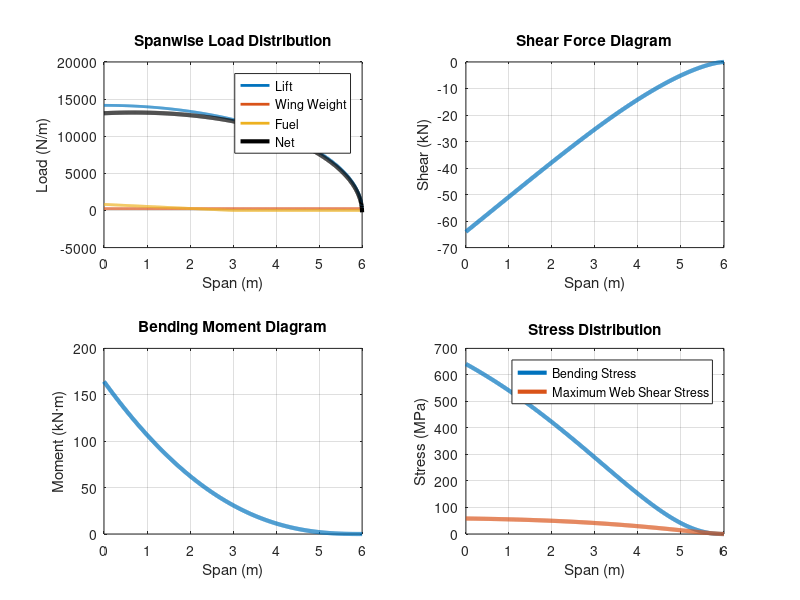
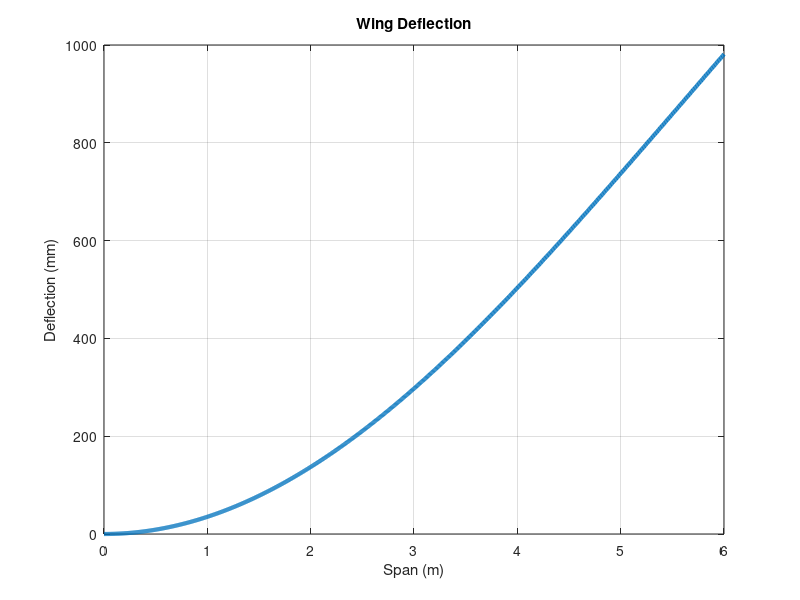

Reproduce these figures in MATLAB, in order.
%% =======================================================================
% Wing Spar Structural Analysis and Weight Optimization MATLAB Model
% ========================================================================
%
% Purpose: This model performs a structural analysis of a semi-span
% aircraft wing spar that has been subjected to maneuver loading. My
% objective is to estimate internal loads, stresses, deflections, and
% factors of saftey based on theory learned in MECHENG 211: Introduction 
% to Solid Mechanics, prior to CAD modeling and Finite Element Analysis.
%
% ========================================================================
%
% Project Assumptions: Before performing the analysis, several simplifying 
% assumptions are made to keep the problem manageable while still 
% capturing the primary structural behavior of the wing spar.
%
% 1. The aircraft wing is modeled as a cantilever beam fixed at
% the fuselage and free at the wing tip.
%
% 2. Only one half of the wing is analyzed since the aircraft is
% assumed to be symmetric.
%
% 3. Lift is modeled using an ideal elliptical distribution,
% which is commonly used as a first approximation for wing
% loading.
%
% 4. The aircraft is evaluated using a certification-style maneuver case.
% A 2.5g limit load factor is used and multiplied by 1.5 to obtain the
% corresponding 3.75g ultimate load condition.
%
% 5. Wing structural weight is assumed to be uniformly
% distributed along the span.
%
% 6. Fuel weight is assumed to be uniformly distributed within
% the inboard fuel tank region.
%
% 7. The spar is represented as a tapered I-beam with dimensions
% that vary linearly from the root to the tip.
%
% 8. Material properties are assumed to be constant throughout
% the structure and correspond to 7075-T6 aluminum.
%
% 9. Euler-Bernoulli beam theory is used, meaning that shear
% deformation effects are neglected and plane sections remain
% plane after bending.
%
% 10. The analysis assumes linear elastic behavior and does not
% account for plastic deformation.
%
% 11. Stress concentrations caused by fasteners, joints,
% cutouts, and manufacturing details are not included in the
% analytical calculations. These effects would be examined
% later using finite element analysis.
%
% 12. Dynamic effects, aeroelastic effects, fatigue, buckling,
% and vibration are outside the scope of this project.
% 
% MATLAB Methods Used:
%   - linspace() → discretization of continuous span
%   - cumtrapz() → numerical integration (trapezoidal rule)
%   - flip() → reverse integration direction (tip → root)
%   - element-wise operators (.* ./ .^) for vectorized computation
%
% Author: Elias Patel
% ========================================================================

clear
clc
close all

% Aircraft Parameters
% ------------------------

% Gravity converts mass into force F = mg
g = 9.81; % m/s^2

% One wing is being analyzed due to symetry.
halfSpan = 6.0; % m

%
grossWeight_lb = 4000; % lb
grossWeight = grossWeight_lb*4.44822; % N

% The 2.5g limit load is increased by a 1.5 Factor of Saftey to obtain our
% ultimate loading condition for our sizing.
limitLoadFactor = 2.5;
ultimateFactor = 1.5;

loadFactor = limitLoadFactor*ultimateFactor;   % 3.75 g

% Lift required to balance aircraft weight under load factor. 
ultimateLift = grossWeight*loadFactor;

% Span discretization for numerical integration for discrete approximation.
N = 1000;
y = linspace(0,halfSpan,N); % m

% Loading Distribution Calculations
% --------------------------------------

% Eliptical Lift Distribution which is derived from Prandtl lifting
% line theory (minimum drag inducing case).
%
% q(y) = q0 * sqrt(1 - (y/L)^2)
q0 = (4*ultimateLift)/(pi*halfSpan); % N/m
liftDistribution = q0*sqrt(1-(y/halfSpan).^2); % N/m

% Wing structual weight with simplified uniform distribution.
wingMass = 150; % kg
wingWeightPerMeter = wingMass*g/halfSpan; % kg/m
wingWeightDistribution = wingWeightPerMeter*ones(size(y)); % N/m

% Fuel weight distribution is approximated as a triangle, which places a
% larger fraction of the fuel load near the fuselage, which is intended as
% a conservative representation as fuel stored preferably inboard, rather
% than sloshing behavior.
fuelMass = 250; % kg
fuelTankLength = 3.0; % m

fuelDistribution = zeros(size(y)); % N/m
fuelDistribution(y <= fuelTankLength) = (fuelMass*g/fuelTankLength) .* (1 - y(y <= fuelTankLength)/fuelTankLength);% N/m

% Net loading will be the total upward force minus the total downward force
% at every vectorized position.
distNet = liftDistribution - wingWeightDistribution - fuelDistribution; % N/m

% Loading Disribution Visualization 

figure

subplot(2, 2, 1);
plot(y,liftDistribution,'LineWidth',2); hold on
plot(y,wingWeightDistribution,'LineWidth',2)
plot(y,fuelDistribution,'LineWidth',2)
plot(y,distNet,'k','LineWidth',3)

grid on
xlabel('Span (m)')
ylabel('Load (N/m)')
title('Spanwise Load Distribution')
legend('Lift','Wing Weight','Fuel','Net')

% Shear Force Calculations and Diagrams
% ------------------------------------------

% Governing shear force equation is an integration of the distributed
% loading. Here we use flip and cumtrapz to perform a trapizoidal
% integration and flip it to go from wing tip to root matching the physical
% condition that shear force at the tip will be zero.
V = flip(cumtrapz(flip(y), flip(distNet))); % N


subplot(2, 2, 2);
plot(y,V/1000,'LineWidth',3)
grid on
xlabel('Span (m)')
ylabel('Shear (kN)')
title('Shear Force Diagram')

% Bending Moment Calculations and Diagrams
% ---------------------------------------------

% Governing bending moment equation is an intergration of shear force.
% Trapizoidal integration is used because we have discrete, not continous
% data points in this simulation.
M = flip(cumtrapz(flip(y), flip(V))); % N*m


subplot(2, 2, 3);
plot(y,M/1000,'LineWidth',3)
grid on
xlabel('Span (m)')
ylabel('Moment (kN·m)')
title('Bending Moment Diagram')

% Loads at Fusalage Attachment 
% ---------------------------------

% Since this is a built in beam, the rooted endpoint is going to experience
% the maximum bending moment, and therefore the maximum shear force.
Vroot = V(1); % N
Mroot = M(1); % N*m

fprintf('\nRoot Shear Force = %.2f kN\n',Vroot/1000);
fprintf('Root Bending Moment = %.2f kN·m\n',Mroot/1000);

% Sectional Geometry and Properties
% --------------------------------------

% Spar dimensions that taper linearly toward the wing tip. Standard in most
% aircraft design.
hRoot = 0.25; hTip = 0.10; % m
bfRoot = 0.08; bfTip = 0.04; % m
tfRoot = 0.012; tfTip = 0.008; % m
twRoot = 0.005; twTip = 0.003; % m

h  = hRoot  - (hRoot-hTip)*(y/halfSpan); % m
bf = bfRoot - (bfRoot-bfTip)*(y/halfSpan); % m
tf = tfRoot - (tfRoot-tfTip)*(y/halfSpan); % m
tw = twRoot - (twRoot-twTip)*(y/halfSpan); % m

% Geometric Feasibility Check
% --------------------------------
% Flanges must fit within the total section height. If 2*tf >= h at any
% station, the web height is zero or negative, which is physically impossible.
if any(2*tf >= h)
    error('Geometry violation: flange thickness exceeds section height at one or more stations. Reduce tf or increase h.');
end

% Web must have positive thickness and flanges must not overlap the web.
if any(tw <= 0) || any(bf <= 0) || any(tf <= 0) || any(h <= 0)
    error('Geometry violation: one or more section dimensions is zero or negative.');
end

% Flange width should be at least as wide as the web thickness (manufacturing minimum).
if any(bf < tw)
    error('Geometry violation: flange width is narrower than web thickness.');
end

% These are properties derived from Mechanics of Meterials (I = Moment of
% Inertia, Q = First Moment of Area, c = Extreme Fiber Distance). They
% change as a function of Geometry.
I = zeros(size(y)); % m^4
Q = zeros(size(y)); % m^3
c = zeros(size(y)); % m

for i = 1:length(y)
    webHeight = h(i) - 2*tf(i);
    flangeArea = bf(i)*tf(i);
    d = webHeight/2 + tf(i)/2; % Distance from the neutral axis.
    
    % Moment of inertia is calculated using parallel axis theorum and the
    % sum of web and flange inertial contributions.
    Iweb = (tw(i)*(webHeight^3))/12;

    Iflange = 2*((bf(i)*tf(i)^3)/12 + flangeArea*d^2);

    I(i) = Iweb + Iflange;

    % The largest shear stress occurs in the middle of the web, so the first
    % moment of area is calculated at the neutral axis.
    Q(i) = flangeArea*d + tw(i)*(webHeight/2)*(webHeight/4);
    c(i) = h(i)/2;
end

% Stress Analysis and Plots
% ------------------------------

% These two equations are the governing equations for bending and shear
% stress.
sigma = abs(M).*c./I; % Pa
tauMaxWeb = abs(V).*Q./(I.*tw); % Pa


subplot(2, 2, 4);
plot(y,sigma/1e6,'LineWidth',3); hold on
plot(y,tauMaxWeb/1e6,'LineWidth',3)

grid on
xlabel('Span (m)')
ylabel('Stress (MPa)')
title('Stress Distribution')
legend('Bending Stress','Maximum Web Shear Stress')

% Spar Deflection and Plot
% -----------------------------

% Assuming we are using Aluminium, these constants are material properties.
E = 71.7e9; % Pa

% We use the Euler-Bernoulli beam equation where EI * d2v/dx2 = M(x). We
% use (in all instances in this model) . before a opperator to signal that
% we are performing this opperation to each individual point in a vector
% (dot product).

curvature = M./(E.*I);

% Integration of slope and deflection.
theta = cumtrapz(y,curvature);
deflection = cumtrapz(y,theta);

figure
plot(y,deflection*1000,'LineWidth',3)

grid on
xlabel('Span (m)')
ylabel('Deflection (mm)')
title('Wing Deflection')

% Final Summary
% ------------------

% Finds our maximum bending moment based on our calculations and our factor
% of saftey based on this max.
sigmaMax = max(sigma);
tauMax = max(tauMaxWeb);

% Yield Strength is used because the spar is designed to remain elastic and
% avoid permanent deformation.
yeildStrengthStress = 434e6; % Pa
FOS_Stress = yeildStrengthStress/sigmaMax;

yeildStrengthShear = 262e6; % Pa
FOS_Shear = yeildStrengthShear/tauMax;

fprintf('\nMax Normal Stress = %.2f MPa\n',sigmaMax/1e6);
fprintf('Max Shear Stress = %.2f MPa\n', tauMax/1e6);
fprintf('\nFOS Normal Stress = %.2f\n', FOS_Stress);
fprintf('FOS Shear Stress = %.2f\n', FOS_Shear);

fprintf('\nRoot Height = %.1f mm\n',h(1)*1000);
fprintf('Root Web Thickness = %.1f mm\n',tw(1)*1000);
